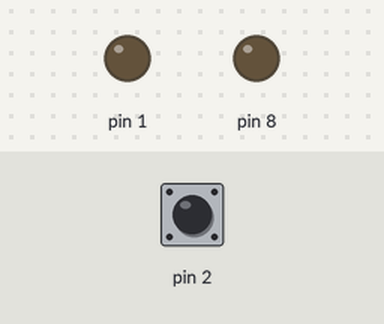
Bench run of a sketch on a simulated Arduino Uno, built with avr-gcc and run on an emulated ATmega328P. On the bench: output pins drawn as LEDs (lit = HIGH). The test bench sets the inputs (shaded band); at power-on: pin 2 HIGH.

Above: at 1.2 s.
1.3 s: pin 2 pulled LOW for 0.15 s
At 2.3 s:
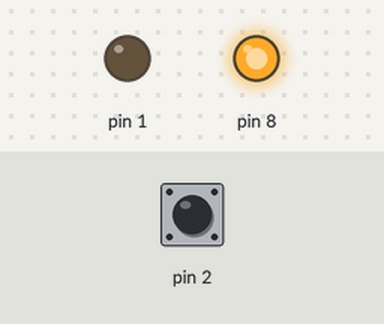
4.3 s: pin 2 pulled LOW for 1 s
At 5.4 s:
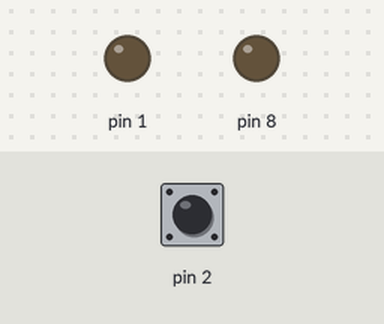
6.8 s: pin 2 pulled LOW for 0.15 s
At 9.6 s:
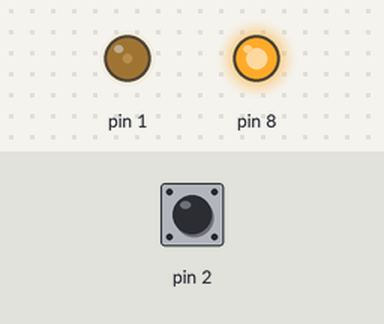
9.9 s: pin 2 pulled LOW for 3.2 s
At 10.4 s:
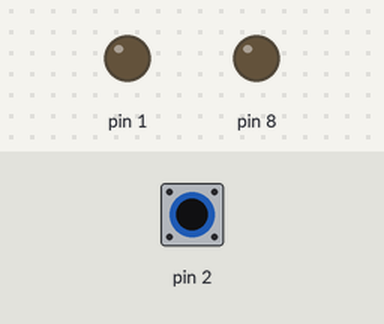
14.6 s: pin 2 pulled LOW for 0.15 s
At 20.21 s:
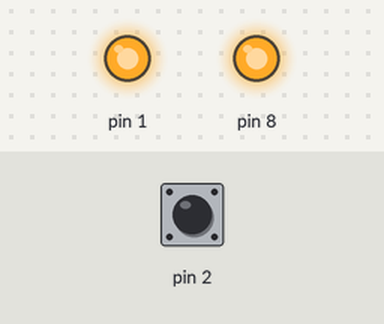
Timing chart, 0 to 21.7 s (numbered marks = the images above; inputs shaded):
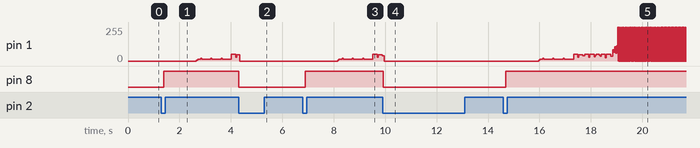

The sketch:

touch_and_light1.ino
```cpp
//#include <SoftwareSerial.h>
#include <CapacitiveSensor.h>


CapacitiveSensor   cs= CapacitiveSensor(3,2);        // 1 megohm resistor between pins 2 & 3, pin 2 is sensor pin, add wire, foil
//SoftwareSerial mySerial(-1, 7); // RX, TX

int l;
int sense;
int d;
int light;
int t;
int mode;


void setup() {
  // put your setup code here, to run once:

  cs.set_CS_AutocaL_Millis(0xFFFFFFFF);     // turn off autocalibrate

   pinMode(1, OUTPUT);
   pinMode(8, OUTPUT);
   mode = (-5);

 // mySerial.begin(4800);

}

void loop() {
  // put your main code here, to run repeatedly:

//------------------------------------------------------------------
    l = sense;
    sense =  cs.capacitiveSensor(30);
    d = ( sense - l );
    delay (5);
   // mySerial.print( abs (d));                  // print sensor output 1
  //  mySerial.print("\n");
//------------------------------------------------------------------


if ( d > 500 ) {

    mode = mode *(-1) ;
}


if (mode > 0) {

 t++;

}

if ((mode > 0) && ( t > 10)) {


          digitalWrite(8, HIGH);
          digitalWrite(1, HIGH);
          delay (((light)/70)* ((light)/70) );
          digitalWrite(1, LOW);
          delay (10);
          light++;


}

if (mode < 0) {


  digitalWrite(8, LOW);
  t = 0;
  light = 0;


}

}
```

Measured:
- after the input at 1.3 s, pin 8: LOW → HIGH after 0.09 s
- after the input at 4.3 s, pin 8: HIGH → LOW at once
- after the input at 9.9 s, pin 8: HIGH → LOW at once
